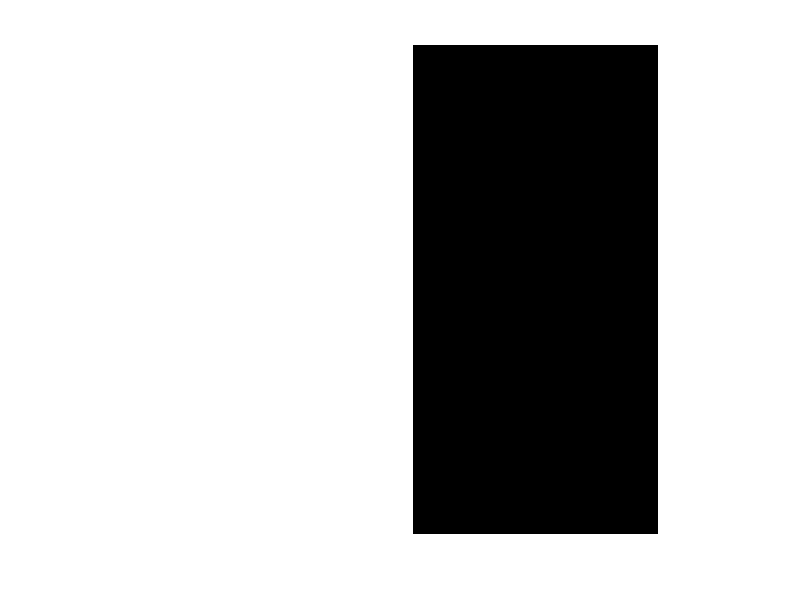

Write the MATLAB code that produced this figure.
A = zeros(512,512);
for i = 1:512
    for j = 1:512
        if j < (512/2)
            A(i,j) = 1;
        end
    end
end
k = diff(A);
        
imshow(A);